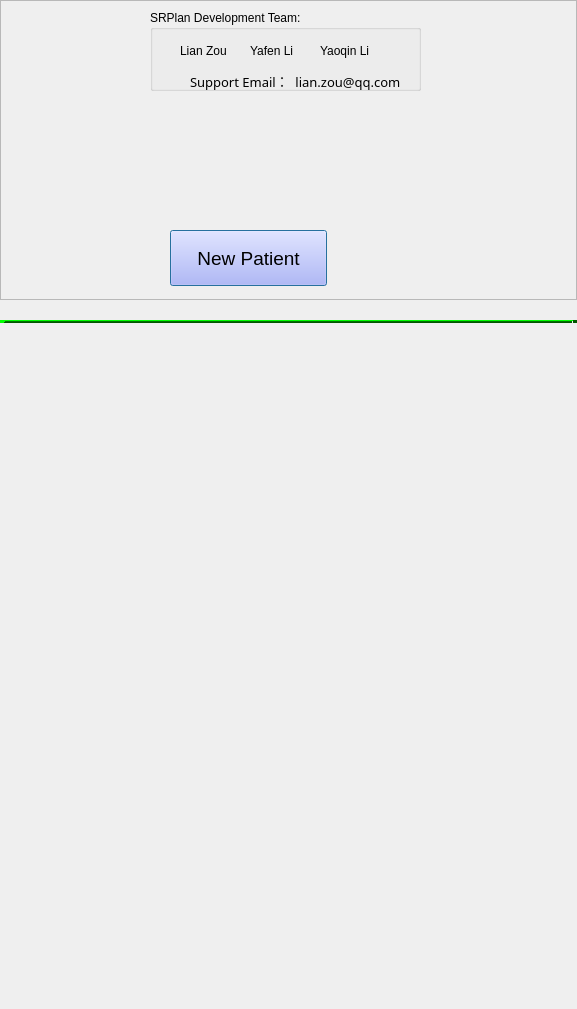
<?xml version="1.0" encoding="UTF-8"?>
<ui version="4.0">
 <class>qSlicerWelcomeModuleWidget</class>
 <widget class="qSlicerWidget" name="qSlicerWelcomeModuleWidget">
  <property name="geometry">
   <rect>
    <x>0</x>
    <y>0</y>
    <width>577</width>
    <height>1009</height>
   </rect>
  </property>
  <property name="windowTitle">
   <string>Welcome</string>
  </property>
  <layout class="QVBoxLayout" name="verticalLayout_12">
   <item>
    <widget class="QFrame" name="AuthorPanel">
     <property name="sizePolicy">
      <sizepolicy hsizetype="Preferred" vsizetype="Fixed">
       <horstretch>0</horstretch>
       <verstretch>0</verstretch>
      </sizepolicy>
     </property>
     <property name="minimumSize">
      <size>
       <width>400</width>
       <height>300</height>
      </size>
     </property>
     <property name="frameShape">
      <enum>QFrame::StyledPanel</enum>
     </property>
     <property name="frameShadow">
      <enum>QFrame::Raised</enum>
     </property>
     <property name="lineWidth">
      <number>0</number>
     </property>
     <property name="midLineWidth">
      <number>0</number>
     </property>
     <widget class="QLabel" name="LogLable">
      <property name="geometry">
       <rect>
        <x>0</x>
        <y>0</y>
        <width>151</width>
        <height>111</height>
       </rect>
      </property>
      <property name="text">
       <string/>
      </property>
      <property name="pixmap">
       <pixmap resource="../../../../../Applications/SRPlanApp/Resources/SRPlan.qrc">:/ModulePanelLogo.png</pixmap>
      </property>
     </widget>
     <widget class="QLabel" name="label">
      <property name="geometry">
       <rect>
        <x>0</x>
        <y>110</y>
        <width>311</width>
        <height>72</height>
       </rect>
      </property>
      <property name="text">
       <string/>
      </property>
      <property name="pixmap">
       <pixmap resource="../qSlicerWelcomeModule.qrc">:/Images/WelcomeLogo.png</pixmap>
      </property>
      <property name="scaledContents">
       <bool>false</bool>
      </property>
     </widget>
     <widget class="QPushButton" name="NewPatientButton">
      <property name="geometry">
       <rect>
        <x>170</x>
        <y>230</y>
        <width>157</width>
        <height>56</height>
       </rect>
      </property>
      <property name="sizePolicy">
       <sizepolicy hsizetype="Maximum" vsizetype="Fixed">
        <horstretch>0</horstretch>
        <verstretch>0</verstretch>
       </sizepolicy>
      </property>
      <property name="palette">
       <palette>
        <active>
         <colorrole role="WindowText">
          <brush brushstyle="SolidPattern">
           <color alpha="255">
            <red>0</red>
            <green>0</green>
            <blue>0</blue>
           </color>
          </brush>
         </colorrole>
         <colorrole role="Button">
          <brush brushstyle="SolidPattern">
           <color alpha="255">
            <red>170</red>
            <green>170</green>
            <blue>255</blue>
           </color>
          </brush>
         </colorrole>
         <colorrole role="Light">
          <brush brushstyle="SolidPattern">
           <color alpha="255">
            <red>255</red>
            <green>255</green>
            <blue>255</blue>
           </color>
          </brush>
         </colorrole>
         <colorrole role="Midlight">
          <brush brushstyle="SolidPattern">
           <color alpha="255">
            <red>212</red>
            <green>212</green>
            <blue>255</blue>
           </color>
          </brush>
         </colorrole>
         <colorrole role="Dark">
          <brush brushstyle="SolidPattern">
           <color alpha="255">
            <red>85</red>
            <green>85</green>
            <blue>127</blue>
           </color>
          </brush>
         </colorrole>
         <colorrole role="Mid">
          <brush brushstyle="SolidPattern">
           <color alpha="255">
            <red>113</red>
            <green>113</green>
            <blue>170</blue>
           </color>
          </brush>
         </colorrole>
         <colorrole role="Text">
          <brush brushstyle="SolidPattern">
           <color alpha="255">
            <red>0</red>
            <green>0</green>
            <blue>0</blue>
           </color>
          </brush>
         </colorrole>
         <colorrole role="BrightText">
          <brush brushstyle="SolidPattern">
           <color alpha="255">
            <red>255</red>
            <green>255</green>
            <blue>255</blue>
           </color>
          </brush>
         </colorrole>
         <colorrole role="ButtonText">
          <brush brushstyle="SolidPattern">
           <color alpha="255">
            <red>0</red>
            <green>0</green>
            <blue>0</blue>
           </color>
          </brush>
         </colorrole>
         <colorrole role="Base">
          <brush brushstyle="SolidPattern">
           <color alpha="255">
            <red>255</red>
            <green>255</green>
            <blue>255</blue>
           </color>
          </brush>
         </colorrole>
         <colorrole role="Window">
          <brush brushstyle="SolidPattern">
           <color alpha="255">
            <red>170</red>
            <green>170</green>
            <blue>255</blue>
           </color>
          </brush>
         </colorrole>
         <colorrole role="Shadow">
          <brush brushstyle="SolidPattern">
           <color alpha="255">
            <red>0</red>
            <green>0</green>
            <blue>0</blue>
           </color>
          </brush>
         </colorrole>
         <colorrole role="AlternateBase">
          <brush brushstyle="SolidPattern">
           <color alpha="255">
            <red>212</red>
            <green>212</green>
            <blue>255</blue>
           </color>
          </brush>
         </colorrole>
         <colorrole role="ToolTipBase">
          <brush brushstyle="SolidPattern">
           <color alpha="255">
            <red>255</red>
            <green>255</green>
            <blue>220</blue>
           </color>
          </brush>
         </colorrole>
         <colorrole role="ToolTipText">
          <brush brushstyle="SolidPattern">
           <color alpha="255">
            <red>0</red>
            <green>0</green>
            <blue>0</blue>
           </color>
          </brush>
         </colorrole>
        </active>
        <inactive>
         <colorrole role="WindowText">
          <brush brushstyle="SolidPattern">
           <color alpha="255">
            <red>0</red>
            <green>0</green>
            <blue>0</blue>
           </color>
          </brush>
         </colorrole>
         <colorrole role="Button">
          <brush brushstyle="SolidPattern">
           <color alpha="255">
            <red>170</red>
            <green>170</green>
            <blue>255</blue>
           </color>
          </brush>
         </colorrole>
         <colorrole role="Light">
          <brush brushstyle="SolidPattern">
           <color alpha="255">
            <red>255</red>
            <green>255</green>
            <blue>255</blue>
           </color>
          </brush>
         </colorrole>
         <colorrole role="Midlight">
          <brush brushstyle="SolidPattern">
           <color alpha="255">
            <red>212</red>
            <green>212</green>
            <blue>255</blue>
           </color>
          </brush>
         </colorrole>
         <colorrole role="Dark">
          <brush brushstyle="SolidPattern">
           <color alpha="255">
            <red>85</red>
            <green>85</green>
            <blue>127</blue>
           </color>
          </brush>
         </colorrole>
         <colorrole role="Mid">
          <brush brushstyle="SolidPattern">
           <color alpha="255">
            <red>113</red>
            <green>113</green>
            <blue>170</blue>
           </color>
          </brush>
         </colorrole>
         <colorrole role="Text">
          <brush brushstyle="SolidPattern">
           <color alpha="255">
            <red>0</red>
            <green>0</green>
            <blue>0</blue>
           </color>
          </brush>
         </colorrole>
         <colorrole role="BrightText">
          <brush brushstyle="SolidPattern">
           <color alpha="255">
            <red>255</red>
            <green>255</green>
            <blue>255</blue>
           </color>
          </brush>
         </colorrole>
         <colorrole role="ButtonText">
          <brush brushstyle="SolidPattern">
           <color alpha="255">
            <red>0</red>
            <green>0</green>
            <blue>0</blue>
           </color>
          </brush>
         </colorrole>
         <colorrole role="Base">
          <brush brushstyle="SolidPattern">
           <color alpha="255">
            <red>255</red>
            <green>255</green>
            <blue>255</blue>
           </color>
          </brush>
         </colorrole>
         <colorrole role="Window">
          <brush brushstyle="SolidPattern">
           <color alpha="255">
            <red>170</red>
            <green>170</green>
            <blue>255</blue>
           </color>
          </brush>
         </colorrole>
         <colorrole role="Shadow">
          <brush brushstyle="SolidPattern">
           <color alpha="255">
            <red>0</red>
            <green>0</green>
            <blue>0</blue>
           </color>
          </brush>
         </colorrole>
         <colorrole role="AlternateBase">
          <brush brushstyle="SolidPattern">
           <color alpha="255">
            <red>212</red>
            <green>212</green>
            <blue>255</blue>
           </color>
          </brush>
         </colorrole>
         <colorrole role="ToolTipBase">
          <brush brushstyle="SolidPattern">
           <color alpha="255">
            <red>255</red>
            <green>255</green>
            <blue>220</blue>
           </color>
          </brush>
         </colorrole>
         <colorrole role="ToolTipText">
          <brush brushstyle="SolidPattern">
           <color alpha="255">
            <red>0</red>
            <green>0</green>
            <blue>0</blue>
           </color>
          </brush>
         </colorrole>
        </inactive>
        <disabled>
         <colorrole role="WindowText">
          <brush brushstyle="SolidPattern">
           <color alpha="255">
            <red>85</red>
            <green>85</green>
            <blue>127</blue>
           </color>
          </brush>
         </colorrole>
         <colorrole role="Button">
          <brush brushstyle="SolidPattern">
           <color alpha="255">
            <red>170</red>
            <green>170</green>
            <blue>255</blue>
           </color>
          </brush>
         </colorrole>
         <colorrole role="Light">
          <brush brushstyle="SolidPattern">
           <color alpha="255">
            <red>255</red>
            <green>255</green>
            <blue>255</blue>
           </color>
          </brush>
         </colorrole>
         <colorrole role="Midlight">
          <brush brushstyle="SolidPattern">
           <color alpha="255">
            <red>212</red>
            <green>212</green>
            <blue>255</blue>
           </color>
          </brush>
         </colorrole>
         <colorrole role="Dark">
          <brush brushstyle="SolidPattern">
           <color alpha="255">
            <red>85</red>
            <green>85</green>
            <blue>127</blue>
           </color>
          </brush>
         </colorrole>
         <colorrole role="Mid">
          <brush brushstyle="SolidPattern">
           <color alpha="255">
            <red>113</red>
            <green>113</green>
            <blue>170</blue>
           </color>
          </brush>
         </colorrole>
         <colorrole role="Text">
          <brush brushstyle="SolidPattern">
           <color alpha="255">
            <red>85</red>
            <green>85</green>
            <blue>127</blue>
           </color>
          </brush>
         </colorrole>
         <colorrole role="BrightText">
          <brush brushstyle="SolidPattern">
           <color alpha="255">
            <red>255</red>
            <green>255</green>
            <blue>255</blue>
           </color>
          </brush>
         </colorrole>
         <colorrole role="ButtonText">
          <brush brushstyle="SolidPattern">
           <color alpha="255">
            <red>85</red>
            <green>85</green>
            <blue>127</blue>
           </color>
          </brush>
         </colorrole>
         <colorrole role="Base">
          <brush brushstyle="SolidPattern">
           <color alpha="255">
            <red>170</red>
            <green>170</green>
            <blue>255</blue>
           </color>
          </brush>
         </colorrole>
         <colorrole role="Window">
          <brush brushstyle="SolidPattern">
           <color alpha="255">
            <red>170</red>
            <green>170</green>
            <blue>255</blue>
           </color>
          </brush>
         </colorrole>
         <colorrole role="Shadow">
          <brush brushstyle="SolidPattern">
           <color alpha="255">
            <red>0</red>
            <green>0</green>
            <blue>0</blue>
           </color>
          </brush>
         </colorrole>
         <colorrole role="AlternateBase">
          <brush brushstyle="SolidPattern">
           <color alpha="255">
            <red>170</red>
            <green>170</green>
            <blue>255</blue>
           </color>
          </brush>
         </colorrole>
         <colorrole role="ToolTipBase">
          <brush brushstyle="SolidPattern">
           <color alpha="255">
            <red>255</red>
            <green>255</green>
            <blue>220</blue>
           </color>
          </brush>
         </colorrole>
         <colorrole role="ToolTipText">
          <brush brushstyle="SolidPattern">
           <color alpha="255">
            <red>0</red>
            <green>0</green>
            <blue>0</blue>
           </color>
          </brush>
         </colorrole>
        </disabled>
       </palette>
      </property>
      <property name="font">
       <font>
        <pointsize>14</pointsize>
       </font>
      </property>
      <property name="autoFillBackground">
       <bool>false</bool>
      </property>
      <property name="text">
       <string>New Patient</string>
      </property>
      <property name="icon">
       <iconset resource="../qSlicerWelcomeModule.qrc">
        <normaloff>:/Icons/NewPatient.ico</normaloff>:/Icons/NewPatient.ico</iconset>
      </property>
      <property name="iconSize">
       <size>
        <width>45</width>
        <height>48</height>
       </size>
      </property>
      <property name="autoDefault">
       <bool>true</bool>
      </property>
      <property name="default">
       <bool>true</bool>
      </property>
      <property name="flat">
       <bool>false</bool>
      </property>
     </widget>
     <widget class="QGroupBox" name="groupBox_2">
      <property name="geometry">
       <rect>
        <x>150</x>
        <y>10</y>
        <width>271</width>
        <height>81</height>
       </rect>
      </property>
      <property name="title">
       <string>SRPlan Development Team:</string>
      </property>
      <widget class="QLabel" name="label_6">
       <property name="geometry">
        <rect>
         <x>170</x>
         <y>30</y>
         <width>61</width>
         <height>21</height>
        </rect>
       </property>
       <property name="text">
        <string>Yaoqin Li</string>
       </property>
      </widget>
      <widget class="QLabel" name="label_2">
       <property name="geometry">
        <rect>
         <x>40</x>
         <y>50</y>
         <width>221</width>
         <height>41</height>
        </rect>
       </property>
       <property name="font">
        <font>
         <family>微软雅黑</family>
         <pointsize>10</pointsize>
        </font>
       </property>
       <property name="text">
        <string>Support Email：  lian.zou@qq.com</string>
       </property>
      </widget>
      <widget class="QLabel" name="label_4">
       <property name="geometry">
        <rect>
         <x>30</x>
         <y>30</y>
         <width>51</width>
         <height>21</height>
        </rect>
       </property>
       <property name="text">
        <string>Lian Zou</string>
       </property>
      </widget>
      <widget class="QLabel" name="label_5">
       <property name="geometry">
        <rect>
         <x>100</x>
         <y>30</y>
         <width>61</width>
         <height>21</height>
        </rect>
       </property>
       <property name="text">
        <string>Yafen Li</string>
       </property>
      </widget>
     </widget>
    </widget>
   </item>
   <item>
    <spacer name="VerticalSpacer">
     <property name="orientation">
      <enum>Qt::Vertical</enum>
     </property>
     <property name="sizeType">
      <enum>QSizePolicy::Maximum</enum>
     </property>
     <property name="sizeHint" stdset="0">
      <size>
       <width>0</width>
       <height>20</height>
      </size>
     </property>
    </spacer>
   </item>
   <item>
    <widget class="Line" name="line">
     <property name="palette">
      <palette>
       <active>
        <colorrole role="WindowText">
         <brush brushstyle="SolidPattern">
          <color alpha="255">
           <red>0</red>
           <green>0</green>
           <blue>0</blue>
          </color>
         </brush>
        </colorrole>
        <colorrole role="Button">
         <brush brushstyle="SolidPattern">
          <color alpha="255">
           <red>0</red>
           <green>170</green>
           <blue>0</blue>
          </color>
         </brush>
        </colorrole>
        <colorrole role="Light">
         <brush brushstyle="SolidPattern">
          <color alpha="255">
           <red>0</red>
           <green>255</green>
           <blue>0</blue>
          </color>
         </brush>
        </colorrole>
        <colorrole role="Midlight">
         <brush brushstyle="SolidPattern">
          <color alpha="255">
           <red>0</red>
           <green>212</green>
           <blue>0</blue>
          </color>
         </brush>
        </colorrole>
        <colorrole role="Dark">
         <brush brushstyle="SolidPattern">
          <color alpha="255">
           <red>0</red>
           <green>85</green>
           <blue>0</blue>
          </color>
         </brush>
        </colorrole>
        <colorrole role="Mid">
         <brush brushstyle="SolidPattern">
          <color alpha="255">
           <red>0</red>
           <green>113</green>
           <blue>0</blue>
          </color>
         </brush>
        </colorrole>
        <colorrole role="Text">
         <brush brushstyle="SolidPattern">
          <color alpha="255">
           <red>0</red>
           <green>0</green>
           <blue>0</blue>
          </color>
         </brush>
        </colorrole>
        <colorrole role="BrightText">
         <brush brushstyle="SolidPattern">
          <color alpha="255">
           <red>255</red>
           <green>255</green>
           <blue>255</blue>
          </color>
         </brush>
        </colorrole>
        <colorrole role="ButtonText">
         <brush brushstyle="SolidPattern">
          <color alpha="255">
           <red>0</red>
           <green>0</green>
           <blue>0</blue>
          </color>
         </brush>
        </colorrole>
        <colorrole role="Base">
         <brush brushstyle="SolidPattern">
          <color alpha="255">
           <red>255</red>
           <green>255</green>
           <blue>255</blue>
          </color>
         </brush>
        </colorrole>
        <colorrole role="Window">
         <brush brushstyle="SolidPattern">
          <color alpha="255">
           <red>0</red>
           <green>170</green>
           <blue>0</blue>
          </color>
         </brush>
        </colorrole>
        <colorrole role="Shadow">
         <brush brushstyle="SolidPattern">
          <color alpha="255">
           <red>0</red>
           <green>0</green>
           <blue>0</blue>
          </color>
         </brush>
        </colorrole>
        <colorrole role="AlternateBase">
         <brush brushstyle="SolidPattern">
          <color alpha="255">
           <red>127</red>
           <green>212</green>
           <blue>127</blue>
          </color>
         </brush>
        </colorrole>
        <colorrole role="ToolTipBase">
         <brush brushstyle="SolidPattern">
          <color alpha="255">
           <red>255</red>
           <green>255</green>
           <blue>220</blue>
          </color>
         </brush>
        </colorrole>
        <colorrole role="ToolTipText">
         <brush brushstyle="SolidPattern">
          <color alpha="255">
           <red>0</red>
           <green>0</green>
           <blue>0</blue>
          </color>
         </brush>
        </colorrole>
       </active>
       <inactive>
        <colorrole role="WindowText">
         <brush brushstyle="SolidPattern">
          <color alpha="255">
           <red>0</red>
           <green>0</green>
           <blue>0</blue>
          </color>
         </brush>
        </colorrole>
        <colorrole role="Button">
         <brush brushstyle="SolidPattern">
          <color alpha="255">
           <red>0</red>
           <green>170</green>
           <blue>0</blue>
          </color>
         </brush>
        </colorrole>
        <colorrole role="Light">
         <brush brushstyle="SolidPattern">
          <color alpha="255">
           <red>0</red>
           <green>255</green>
           <blue>0</blue>
          </color>
         </brush>
        </colorrole>
        <colorrole role="Midlight">
         <brush brushstyle="SolidPattern">
          <color alpha="255">
           <red>0</red>
           <green>212</green>
           <blue>0</blue>
          </color>
         </brush>
        </colorrole>
        <colorrole role="Dark">
         <brush brushstyle="SolidPattern">
          <color alpha="255">
           <red>0</red>
           <green>85</green>
           <blue>0</blue>
          </color>
         </brush>
        </colorrole>
        <colorrole role="Mid">
         <brush brushstyle="SolidPattern">
          <color alpha="255">
           <red>0</red>
           <green>113</green>
           <blue>0</blue>
          </color>
         </brush>
        </colorrole>
        <colorrole role="Text">
         <brush brushstyle="SolidPattern">
          <color alpha="255">
           <red>0</red>
           <green>0</green>
           <blue>0</blue>
          </color>
         </brush>
        </colorrole>
        <colorrole role="BrightText">
         <brush brushstyle="SolidPattern">
          <color alpha="255">
           <red>255</red>
           <green>255</green>
           <blue>255</blue>
          </color>
         </brush>
        </colorrole>
        <colorrole role="ButtonText">
         <brush brushstyle="SolidPattern">
          <color alpha="255">
           <red>0</red>
           <green>0</green>
           <blue>0</blue>
          </color>
         </brush>
        </colorrole>
        <colorrole role="Base">
         <brush brushstyle="SolidPattern">
          <color alpha="255">
           <red>255</red>
           <green>255</green>
           <blue>255</blue>
          </color>
         </brush>
        </colorrole>
        <colorrole role="Window">
         <brush brushstyle="SolidPattern">
          <color alpha="255">
           <red>0</red>
           <green>170</green>
           <blue>0</blue>
          </color>
         </brush>
        </colorrole>
        <colorrole role="Shadow">
         <brush brushstyle="SolidPattern">
          <color alpha="255">
           <red>0</red>
           <green>0</green>
           <blue>0</blue>
          </color>
         </brush>
        </colorrole>
        <colorrole role="AlternateBase">
         <brush brushstyle="SolidPattern">
          <color alpha="255">
           <red>127</red>
           <green>212</green>
           <blue>127</blue>
          </color>
         </brush>
        </colorrole>
        <colorrole role="ToolTipBase">
         <brush brushstyle="SolidPattern">
          <color alpha="255">
           <red>255</red>
           <green>255</green>
           <blue>220</blue>
          </color>
         </brush>
        </colorrole>
        <colorrole role="ToolTipText">
         <brush brushstyle="SolidPattern">
          <color alpha="255">
           <red>0</red>
           <green>0</green>
           <blue>0</blue>
          </color>
         </brush>
        </colorrole>
       </inactive>
       <disabled>
        <colorrole role="WindowText">
         <brush brushstyle="SolidPattern">
          <color alpha="255">
           <red>0</red>
           <green>85</green>
           <blue>0</blue>
          </color>
         </brush>
        </colorrole>
        <colorrole role="Button">
         <brush brushstyle="SolidPattern">
          <color alpha="255">
           <red>0</red>
           <green>170</green>
           <blue>0</blue>
          </color>
         </brush>
        </colorrole>
        <colorrole role="Light">
         <brush brushstyle="SolidPattern">
          <color alpha="255">
           <red>0</red>
           <green>255</green>
           <blue>0</blue>
          </color>
         </brush>
        </colorrole>
        <colorrole role="Midlight">
         <brush brushstyle="SolidPattern">
          <color alpha="255">
           <red>0</red>
           <green>212</green>
           <blue>0</blue>
          </color>
         </brush>
        </colorrole>
        <colorrole role="Dark">
         <brush brushstyle="SolidPattern">
          <color alpha="255">
           <red>0</red>
           <green>85</green>
           <blue>0</blue>
          </color>
         </brush>
        </colorrole>
        <colorrole role="Mid">
         <brush brushstyle="SolidPattern">
          <color alpha="255">
           <red>0</red>
           <green>113</green>
           <blue>0</blue>
          </color>
         </brush>
        </colorrole>
        <colorrole role="Text">
         <brush brushstyle="SolidPattern">
          <color alpha="255">
           <red>0</red>
           <green>85</green>
           <blue>0</blue>
          </color>
         </brush>
        </colorrole>
        <colorrole role="BrightText">
         <brush brushstyle="SolidPattern">
          <color alpha="255">
           <red>255</red>
           <green>255</green>
           <blue>255</blue>
          </color>
         </brush>
        </colorrole>
        <colorrole role="ButtonText">
         <brush brushstyle="SolidPattern">
          <color alpha="255">
           <red>0</red>
           <green>85</green>
           <blue>0</blue>
          </color>
         </brush>
        </colorrole>
        <colorrole role="Base">
         <brush brushstyle="SolidPattern">
          <color alpha="255">
           <red>0</red>
           <green>170</green>
           <blue>0</blue>
          </color>
         </brush>
        </colorrole>
        <colorrole role="Window">
         <brush brushstyle="SolidPattern">
          <color alpha="255">
           <red>0</red>
           <green>170</green>
           <blue>0</blue>
          </color>
         </brush>
        </colorrole>
        <colorrole role="Shadow">
         <brush brushstyle="SolidPattern">
          <color alpha="255">
           <red>0</red>
           <green>0</green>
           <blue>0</blue>
          </color>
         </brush>
        </colorrole>
        <colorrole role="AlternateBase">
         <brush brushstyle="SolidPattern">
          <color alpha="255">
           <red>0</red>
           <green>170</green>
           <blue>0</blue>
          </color>
         </brush>
        </colorrole>
        <colorrole role="ToolTipBase">
         <brush brushstyle="SolidPattern">
          <color alpha="255">
           <red>255</red>
           <green>255</green>
           <blue>220</blue>
          </color>
         </brush>
        </colorrole>
        <colorrole role="ToolTipText">
         <brush brushstyle="SolidPattern">
          <color alpha="255">
           <red>0</red>
           <green>0</green>
           <blue>0</blue>
          </color>
         </brush>
        </colorrole>
       </disabled>
      </palette>
     </property>
     <property name="autoFillBackground">
      <bool>false</bool>
     </property>
     <property name="frameShadow">
      <enum>QFrame::Raised</enum>
     </property>
     <property name="lineWidth">
      <number>5</number>
     </property>
     <property name="midLineWidth">
      <number>1</number>
     </property>
     <property name="orientation">
      <enum>Qt::Horizontal</enum>
     </property>
    </widget>
   </item>
   <item>
    <spacer name="verticalSpacer">
     <property name="orientation">
      <enum>Qt::Vertical</enum>
     </property>
     <property name="sizeType">
      <enum>QSizePolicy::Maximum</enum>
     </property>
     <property name="sizeHint" stdset="0">
      <size>
       <width>20</width>
       <height>60</height>
      </size>
     </property>
    </spacer>
   </item>
   <item>
    <widget class="QLabel" name="IntroLable">
     <property name="text">
      <string/>
     </property>
     <property name="pixmap">
      <pixmap resource="../qSlicerWelcomeModule.qrc">:/Images/SRPlanIntro.png</pixmap>
     </property>
     <property name="scaledContents">
      <bool>false</bool>
     </property>
     <property name="alignment">
      <set>Qt::AlignCenter</set>
     </property>
    </widget>
   </item>
  </layout>
 </widget>
 <layoutdefault spacing="0" margin="0"/>
 <customwidgets>
  <customwidget>
   <class>qSlicerWidget</class>
   <extends>QWidget</extends>
   <header>qSlicerWidget.h</header>
   <container>1</container>
  </customwidget>
 </customwidgets>
 <resources>
  <include location="../qSlicerWelcomeModule.qrc"/>
  <include location="../../../../../Base/QTGUI/Resources/qSlicerBaseQTGUI.qrc"/>
  <include location="../../../../../Applications/SRPlanApp/Resources/SRPlan.qrc"/>
 </resources>
 <connections/>
</ui>
